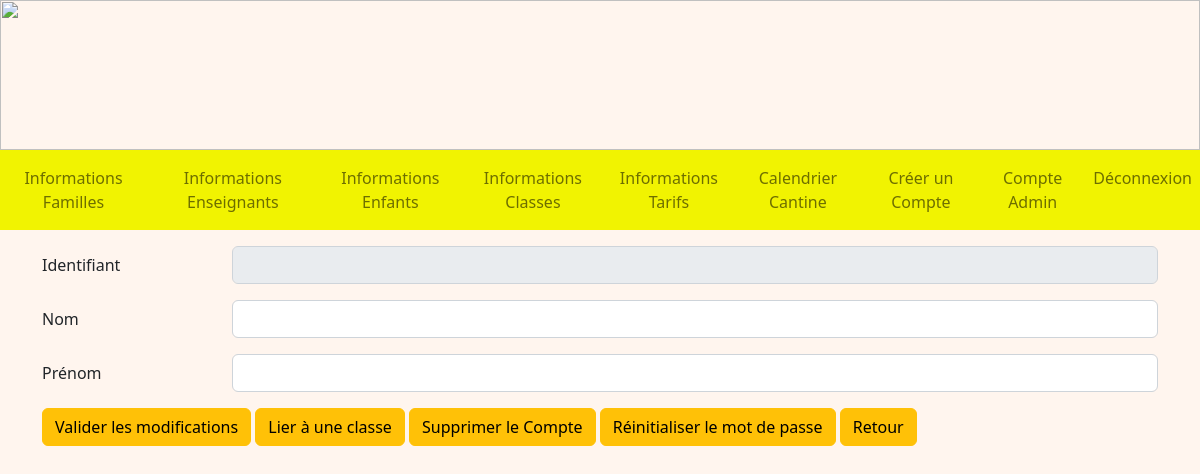
Before: /detailsEnseignant/2 (signed in) with the older database file.
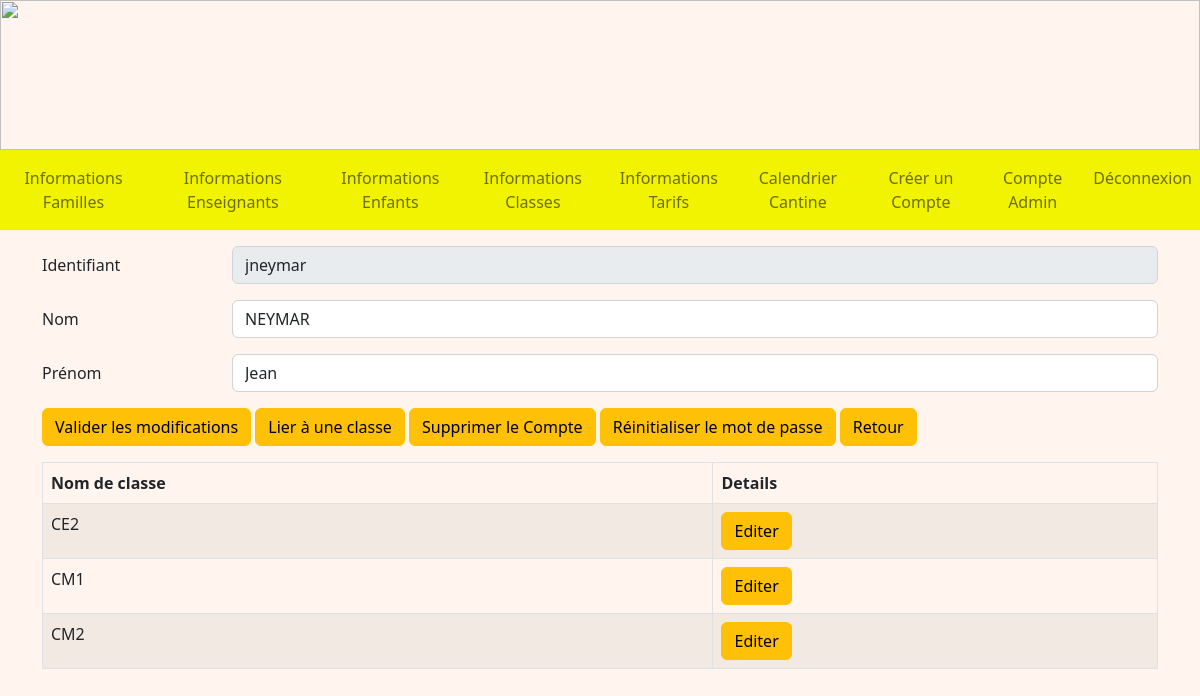
After: the same page with the newer database file.
### tables this page shows
CREATE TABLE Enseignant (
  code_enseignant integer primary key autoincrement,
  nom_enseignant TEXT NOT NULL,
  prenom_enseignant TEXT NOT NULL,
  identifiant TEXT NOT NULL,
  FOREIGN KEY (identifiant) REFERENCES Compte(identifiant)
);

CREATE TABLE Classe (
  code_classe integer primary key autoincrement,
  nom_classe TEXT NOT NULL,
  code_type integer NOT NULL,
  FOREIGN KEY(code_type) REFERENCES TypeDeClasse(code_type)
);

### admin.py (the view, shortened to what this page needs)
@app.route('/detailsEnseignant/<int:code_ens>', methods = ["POST", "GET"])
@login_required
def detailsEnseignant(code_ens):
    db = get_db()
    cur = db.cursor()
    user = cur.execute("SELECT type_compte FROM Compte WHERE identifiant = ?", (flask_login.current_user.name, )).fetchone()
    if user[0] == 'Admin':
        enseignant = cur.execute("SELECT Ens.*, C.mot_de_passe FROM Enseignant AS Ens INNER JOIN Compte AS C ON Ens.identifiant = C.identifiant WHERE Ens.code_enseignant = ?", (code_ens, )).fetchone()
        classes = cur.execute("SELECT C.* FROM Classe AS C INNER JOIN Enseigne AS E ON C.code_classe = E.code_classe WHERE E.code_enseignant = ? ORDER BY code_type, nom_classe" ,  (code_ens, )).fetchall()
        return render_template('A_detailsEnseignant.html', enseignant = enseignant, classes = classes)
    if user[0] == 'Enseignant':
        return redirect(url_for('accueilEnseignant'))
    return redirect(url_for('accueil'))

### main.py (called while the page is built)
@login_manager.user_loader
def load_user(user_id):
    db = get_db()
    cur = db.cursor()
    user = cur.execute('SELECT identifiant, mot_de_passe FROM Compte WHERE identifiant=?', (user_id, )).fetchone()
    return User(user[0], user[1])

def get_db():
    if 'db' not in g:
        g.db = sqlite3.connect(DATABASE)
    return g.db

@app.teardown_appcontext
def close_connection(exception):
    db = g.pop('db', None)
    if db is not None:
        db.close()

### templates/A_detailsEnseignant.html (shortened to what this page needs)
<!DOCTYPE html>
<html>
<head>
    {% extends "A_layout.html" %}
    {% block content %}
    <div class="container mt-3 mb-3">
        <form method="POST">
            <div class="row mb-3">
                <label for="identifiant" class="col-sm-2 col-form-label">Identifiant</label>
                <div class="col-sm-10">
                    <input name="identifiantD" type="text" class="form-control" id="identifiantD"
                        value="{{enseignant[3]}}" disabled>
                </div>
            </div>
            <div class="row mb-3">
                <label for="surname" class="col-sm-2 col-form-label">Nom</label>
                <div class="col-sm-10">
                    <input name="surname" type="name" class="form-control" id="surname" value="{{enseignant[1]}}"
                        required>
                </div>
            </div>
            <div class="row mb-3">
                <label for="name" class="col-sm-2 col-form-label">Prénom</label>
                <div class="col-sm-10">
                    <input name="name" type="name" class="form-control" id="name" value="{{enseignant[2]}}" required>
                </div>
            </div>
            <button type="submit" class="btn btn-warning">Valider les modifications</button>
            <a href="/lierClasse/{{ enseignant[0] }}" class="btn btn-warning">Lier à une classe</a>
            <a href="/suppressionEns/{{ enseignant[0] }}" class="btn btn-warning"
                onclick="if (confirm('Voulez-vous vraiment supprimer ce compte ?')) commentDelete(1); return false">Supprimer le Compte</a>
            <a href="/modifMDPE/{{ enseignant[0] }}" class="btn btn-warning"
                onclick="if (confirm('Voulez-vous vraiment reinitialiser le mot de passe ?')) commentDelete(1); return false">Réinitialiser le mot de
                passe</a>
            <a href="/infosEnseignants" class="btn btn-warning">Retour</a>
        </form>
    </div>
    {% if classes%}
    <div class="container">
        <table class="table table-bordered table-striped">
            <thead>
                <tr>
                    <th scope="col">Nom de classe</th>
                    <th scope="col">Details</th>
                </tr>
            </thead>
            <tbody>
                {% for classe in classes %}
                <tr>
                    <td>{{ classe[1] }}</td>
                    <td>
                        <a href="/detailsClasse/{{ classe[0] }}" class="btn btn-warning">Editer</a>
                    </td>
                </tr>
                {% endfor %}
            </tbody>
        </table>
    </div>
    {% endif %}
    {% endblock %}

Changed rows visible on the page:
added Enseignant: identifiantD "jneymar", surname "NEYMAR", name "Jean"
now on this page (row unchanged): Classe: nom_classe "CE2"
added Classe: nom_classe "CM1"
added Classe: nom_classe "CM2"
Other visible differences:
text now shown: "Nom de classe Details"
